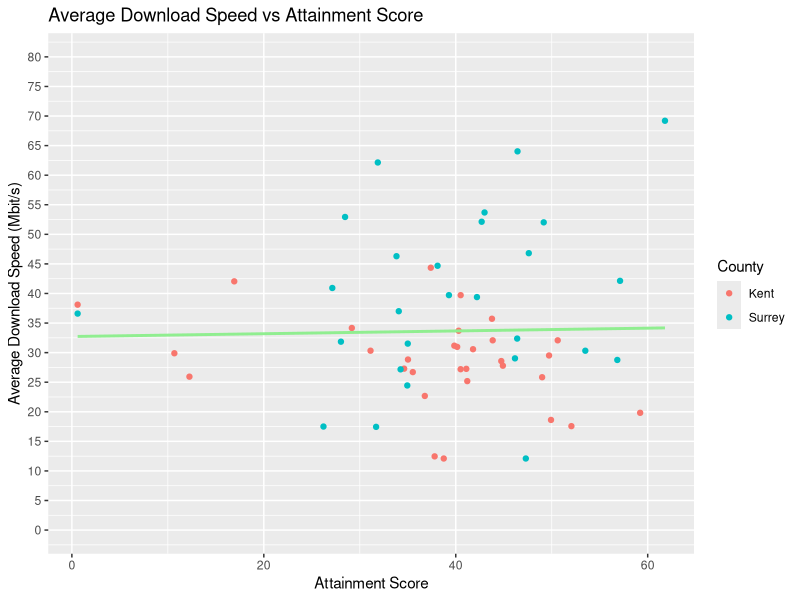

R code for this plot:
library(tidyverse)
library(dplyr)
library(lubridate)
library(ggplot2)


setwd("C:/Users/aasis/Desktop/DataScience-Assignment")

#importing the cleaned broadband speed
cleaned_broadband_speed= read_csv('Clean-data/Cleaned Broadband Speed Dataset.csv') 

#importing the cleaned school dataset
cleaned_school_dataset= read_csv('Clean-data/Cleaned School Dataset.csv')

#grouping broadband speed by town and county and finding average download speed for each group
grouped_broadband_speeds = cleaned_broadband_speed %>%
  group_by(`Town/City`,County) %>%
  mutate(`Town/City`= tolower(`Town/City`)) %>%  #converting the town from to all lowercase
  summarise(`Average download speed (Mbit/s)`= mean(`Average download speed (Mbit/s)`))

#grouping school data by town and county and finding average score for each group
grouped_school_dataset = cleaned_school_dataset %>%
  group_by(`Town`,County) %>%
  mutate(Town= tolower(Town)) %>%  #converting the town from to all lowercase
  summarise(`Attainment Score`=mean(`Attainment Score`))


#joining broadband data and school data in a single table
broadband_attainment_data = grouped_broadband_speeds %>% 
  left_join(grouped_school_dataset,by=c("Town/City"="Town")) %>% 
  na.omit #removing rows with null value

#creating a linear model 
l_model = lm(data=broadband_attainment_data, `Average download speed (Mbit/s)`~`Attainment Score`) #this model predicts Average download speed as a function of Drug offence rate

#showing summary of the Linear Model
summary(l_model) 


#creating the linear model graph
ggplot(broadband_attainment_data,aes(x=`Attainment Score`,y=`Average download speed (Mbit/s)`)) +
  scale_y_continuous(limits=c(0,80), breaks = seq(0,80,5))+ #setting limits and breaks
  geom_point(data = filter(broadband_attainment_data,County.x=="KENT"),aes(color=c("Red"="Kent")))+ #setting color as red for Kent's data point
  geom_point(data = filter(broadband_attainment_data,County.x=="SURREY"), aes(color=c("Blue"="Surrey"))) + #setting color as blue for Surrey's data point
  geom_smooth(method=lm,se=FALSE,color="lightgreen")+ #adding linear regression line and omitting error bands 
  labs(x="Attainment Score",
       y="Average Download Speed (Mbit/s)",
       title="Average Download Speed vs Attainment Score",color="County") #setting labels
